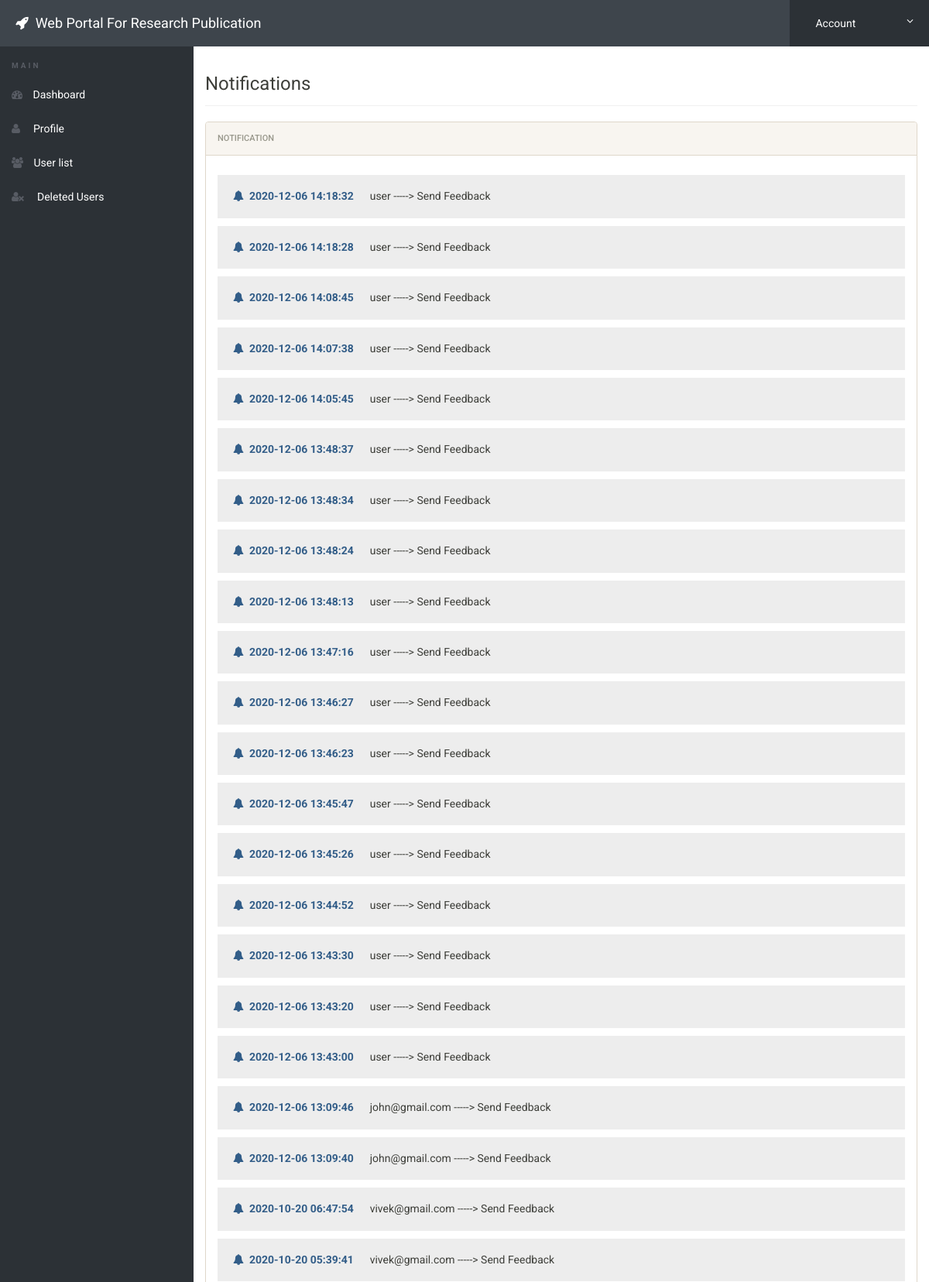
/admin/notification.php (signed in, upper part), run on the app's committed database.
### tables this page shows
CREATE TABLE `notification` (
  `id` int NOT NULL,
  `notiuser` varchar(50) NOT NULL,
  `notireciver` varchar(50) NOT NULL,
  `notitype` varchar(50) NOT NULL,
  `time` timestamp NOT NULL DEFAULT CURRENT_TIMESTAMP
);

### admin/notification.php (the view, shortened to what this page needs)
<?php
include('includes/config.php');
if(strlen($_SESSION['alogin'])==0)
	{
header('location:index.php');
}
else{
?>
<!doctype html>
<html lang="en" class="no-js">
<head>
	<link rel="stylesheet" href="css/font-awesome.min.css">
	<link rel="stylesheet" href="css/bootstrap.min.css">
	<link rel="stylesheet" href="css/dataTables.bootstrap.min.css">
	<link rel="stylesheet" href="css/bootstrap-social.css">
	<link rel="stylesheet" href="css/bootstrap-select.css">
	<link rel="stylesheet" href="css/fileinput.min.css">
	<link rel="stylesheet" href="css/awesome-bootstrap-checkbox.css">
	<link rel="stylesheet" href="css/style.css">
</head>
<body>
	<?php include('includes/header.php');?>
	<div class="ts-main-content">
	<?php include('includes/leftbar.php');?>
		<div class="content-wrapper">
			<div class="container-fluid">
				<div class="row">
					<div class="col-md-12">
						<h3 class="page-title">Notifications</h3>
						<div class="row">
							<div class="col-md-12">
								<div class="panel panel-default">
									<div class="panel-heading">Notification</div>
									   <div class="panel-body">
<?php
$reciver = 'Admin';
$sql = "SELECT * from  notification where notireciver = (:reciver) order by time DESC";
$query = $dbh -> prepare($sql);
$query-> bindParam(':reciver', $reciver, PDO::PARAM_STR);
$query->execute();
$results=$query->fetchAll(PDO::FETCH_OBJ);
$cnt=1;
if($query->rowCount() > 0)
{
foreach($results as $result)
{				?>
        <h5 style="background:#ededed;padding:20px;"><i class="fa fa-bell text-primary"></i>&nbsp;&nbsp;<b class="text-primary"><?php echo htmlentities($result->time);?></b> &nbsp;&nbsp;&nbsp;&nbsp;&nbsp;<?php echo htmlentities($result->notiuser);?> -----> <?php echo htmlentities($result->notitype);?></h5>
                       <?php $cnt=$cnt+1; }} ?>
                                        </div>
                                    </div>
                                </div>
                            </div>
                        </div>
                    </div>
                </div>
            </div>
        </div>
</body>
</html>
<?php } ?>

### admin/css/style.css (style rules this page uses)
html { font-size: 14px; }
@media only screen and (min-width: 480px) { html { font-size: 17px; } }
@media only screen and (min-width: 768px) { html { font-size: 14px; } }
body { font-size: 1em; }
.panel { overflow: hidden; }
.page-title { padding-bottom: 15px; margin-bottom: 20px; border-bottom: 1px solid #f0f0f0; }
.ts-main-content .content-wrapper { padding-top: 15px; margin-top: 60px; }
@media only screen and (min-width: 992px) { .ts-main-content .content-wrapper { margin-left: 250px; } }

### data on the page
notification: time "2020-12-06 14:18:32", notiuser "user", notitype "Send Feedback"
notification: time "2020-12-06 14:18:28", notiuser "user", notitype "Send Feedback"
notification: time "2020-12-06 14:08:45", notiuser "user", notitype "Send Feedback"
notification: time "2020-12-06 14:07:38", notiuser "user", notitype "Send Feedback"
notification: time "2020-12-06 14:05:45", notiuser "user", notitype "Send Feedback"
notification: time "2020-12-06 13:48:37", notiuser "user", notitype "Send Feedback"
notification: time "2020-12-06 13:48:34", notiuser "user", notitype "Send Feedback"
notification: time "2020-12-06 13:48:24", notiuser "user", notitype "Send Feedback"
notification: time "2020-12-06 13:48:13", notiuser "user", notitype "Send Feedback"
notification: time "2020-12-06 13:47:16", notiuser "user", notitype "Send Feedback"
notification: time "2020-12-06 13:46:27", notiuser "user", notitype "Send Feedback"
notification: time "2020-12-06 13:46:23", notiuser "user", notitype "Send Feedback"
notification: time "2020-12-06 13:45:47", notiuser "user", notitype "Send Feedback"
notification: time "2020-12-06 13:45:26", notiuser "user", notitype "Send Feedback"
notification: time "2020-12-06 13:44:52", notiuser "user", notitype "Send Feedback"
notification: time "2020-12-06 13:43:30", notiuser "user", notitype "Send Feedback"
notification: time "2020-12-06 13:43:20", notiuser "user", notitype "Send Feedback"
notification: time "2020-12-06 13:43:00", notiuser "user", notitype "Send Feedback"
notification: time "2020-12-06 13:09:46", notiuser "john@gmail.com", notitype "Send Feedback"
notification: time "2020-12-06 13:09:40", notiuser "john@gmail.com", notitype "Send Feedback"
notification: time "2020-10-20 06:47:54", notiuser "vivek@gmail.com", notitype "Send Feedback"
notification: time "2020-10-20 05:39:41", notiuser "vivek@gmail.com", notitype "Send Feedback"
